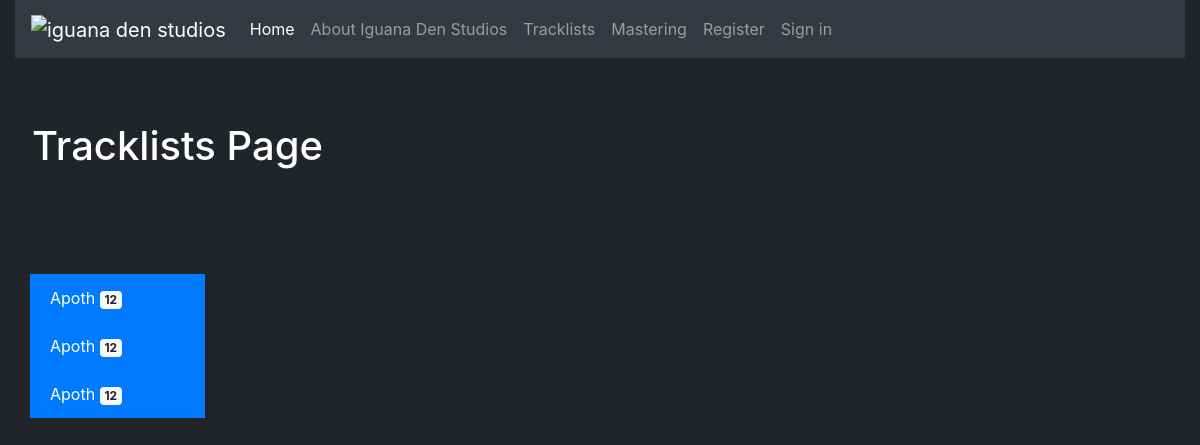
The page /tracklists on the database as committed earlier.
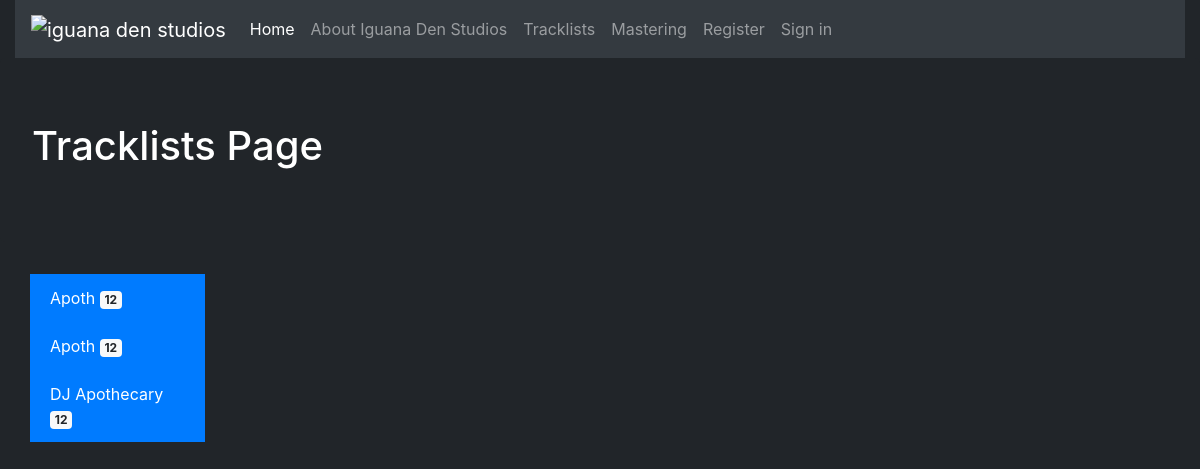
The same page on the database as committed later.
### iguanadenstudios/upload/models/upload.py (models this page shows, shortened)
class TracklistName(db.Model):
    __tablename__ = 'tracklist_names'
    id = db.Column(db.Integer, primary_key = True)
    artist_dj_name = db.Column(db.String)
    tracklist_mix_name = db.Column(db.String)
    upload_date = db.Column(db.DateTime, default = datetime.utcnow)
    dj_name = db.relationship('TracklistDetails', backref = 'artist_dj_name', lazy = True)
    mix_name = db.relationship('TracklistDetails', backref = 'tracklist_mix_name', lazy = True)

### iguanadenstudios/tracklists/routes.py (the view)
@tracklists_blueprint.route('/tracklists')
def tracklists():
    artist_tracklist_name = TracklistName.query.all()
    return render_template('tracklists.html',
                            artist_tracklist_name = artist_tracklist_name)

### iguanadenstudios/tracklists/templates/tracklists/tracklists.html (shortened to what this page needs)
{% extends 'base.html' %}
{% block content %}
<div class="apoth-jumbotron jumbotron">
    <h1>Tracklists Page</h1>
</div>
<div class="container-fluid">
    <div class="row no-gutters">
        <div class="col col-lg-3 align-self-start">
            {% with tracklist_details = tracklist_details %}
                {% include 'sidenav.html' %}
            {% endwith %}
        </div>
        <div class="col-lg-9 apoth-row-negative-margin-left">
        </div>
    </div>
</div>
{% endblock content %}

### iguanadenstudios/templates/base.html (shortened to what this page needs)
<!DOCTYPE html>
<html lang="en-US" dir="ltr">
    <head>
        {% block head %}
        {% block styles %}
            <link rel="stylesheet" type="text/css" media="screen" href="/static/css/bootstrap.css">
            <link rel="stylesheet" type="text/css" media="screen" href="/static/css/bootstrap-grid.css">
            <link rel="stylesheet" type="text/css" media="screen" href="/static/css/apothstyles.css">
        {% endblock styles %}
        {% endblock head %}
    </head>
    <body>
        <header>
            <div class="container-fluid">
                <nav class="navbar navbar-expand-lg navbar-dark bg-dark">
                    <a class="navbar-brand" href="{{ url_for('index') }}">
                        <img class="apoth-ids-brand" src="/static/images/iguana-den-studios.jpg" alt="iguana den studios"
                        style="width: 100px; height: 50px;">
                    </a>
                    <div class="collapse navbar-collapse" id="navbarNavAltMarkup">
                        <div class="navbar-nav">
                            <a class="nav-item nav-link active" href="{{ url_for('index') }}">Home <span class="sr-only">(current)</span></a>
                            <a class="nav-item nav-link" href="{{ url_for('about_us.about_us') }}">About Iguana Den Studios</a>
                            <a class="nav-item nav-link" href="{{ url_for('tracklists.tracklists') }}">Tracklists</a>
                            <a class="nav-item nav-link" href="{{ url_for('mastering.mastering') }}">Mastering</a>
                            {% if current_user.is_authenticated %}
                                <a class="nav-item nav-link" href="{{ url_for('upload.upload') }}">Upload</a>
                                <a class="nav-item nav-link" href="{{ url_for('sign_in.logout') }}">Logout</a>
                            {% else %}
                                <a class="nav-item nav-link" href="{{ url_for('register.register') }}">Register</a>
                                <a class="nav-item nav-link" href="{{ url_for('sign_in.sign_in') }}">Sign in</a>
                            {% endif %}
                        </div>
                    </div>
                </nav>
            </div>
        </header>
        {% block content %}
        {% endblock content %}
    </body>
</html>

### iguanadenstudios/tracklists/templates/tracklists/sidenav.html (shortened to what this page needs)
{% block sidenav %}
    <div class="container">
        <div class="row no-gutters">
            {% for artist in artist_tracklist_name %}
                <div class="col-md-8">
                    <div class="list-group list-group-flush">
                        <button type="button" class="list-group-item list-group-item-action active"
                                        data-toggle="collapse" data-target="#{{ artist.artist_dj_name|replace(' ', '_') }}"
                                        aria-expanded="false" aria-controls="{{ artist.artist_dj_name|replace(' ', '_') }}">
                            {{ artist.artist_dj_name }}
                            <span class="badge badge-light">12</span>
                        </button>
                    </div>
                </div>
            {% endfor %}
        </div>
    </div>
{% endblock sidenav %}

### iguanadenstudios/static/css/apothstyles.css (style rules this page uses)
body { margin: 0; font-family: -apple-system, BlinkMacSystemFont, "Segoe UI", Roboto, "Helvetica Neue", Arial, "Noto Sans", sans-serif, "Apple Color Emoji", "Segoe UI Emoji", "Segoe UI Symbol", "Noto Color Emoji"; font-size: 1rem; font-weight: 400; line-height: 1.5; background-color: #212529; text-align: left; color: #fff; }
.apoth-row-negative-margin-left { margin-left: -50px; }
.apoth-jumbotron { background-color: #212529; }
.apoth-ids-brand { width: 100px; height: 100px; }

Rows that differ between the two databases and show on the page:
changed TracklistName: artist_dj_name "Apoth" → "DJ Apothecary"
